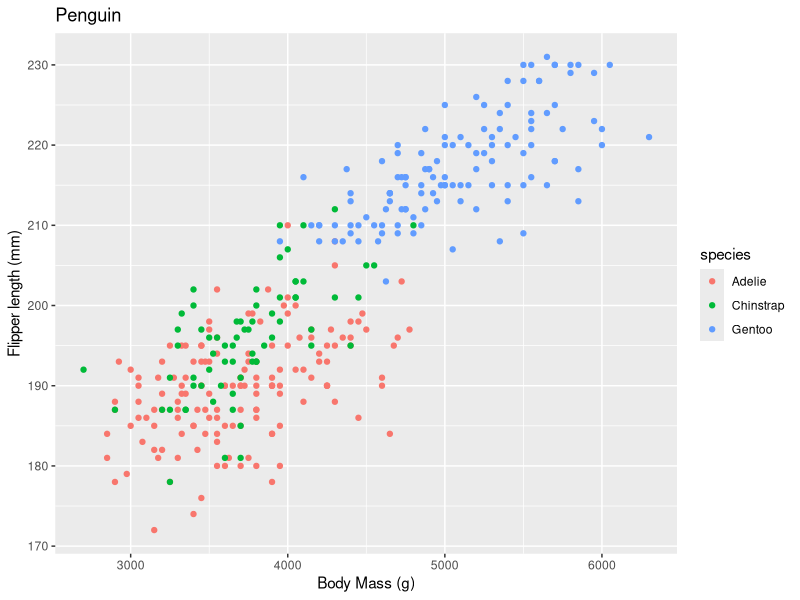
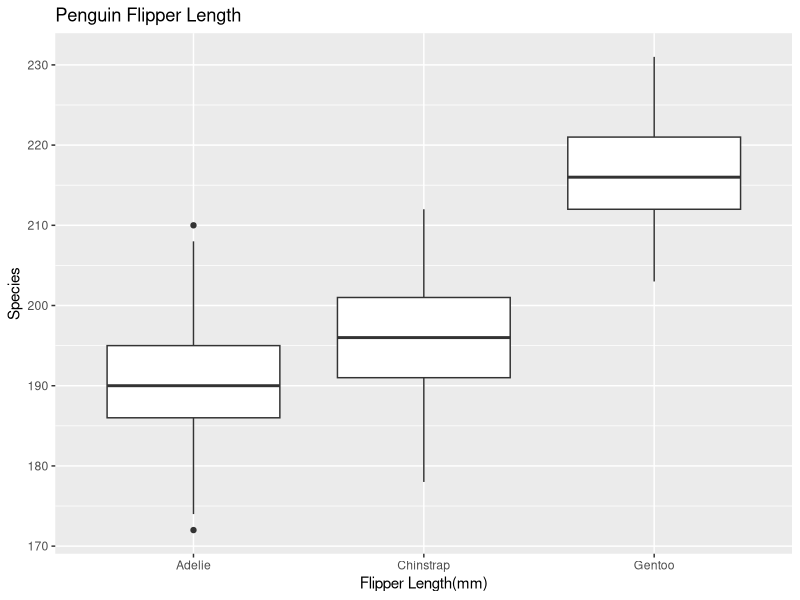
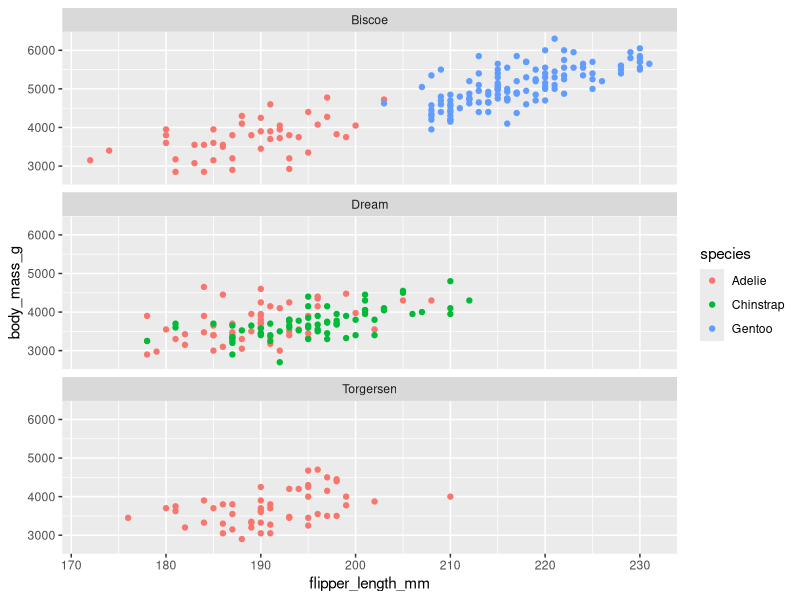
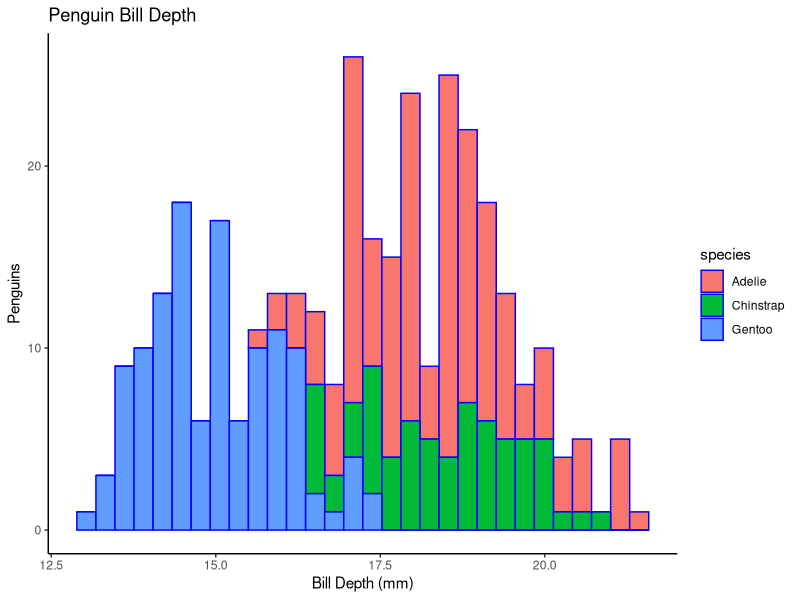
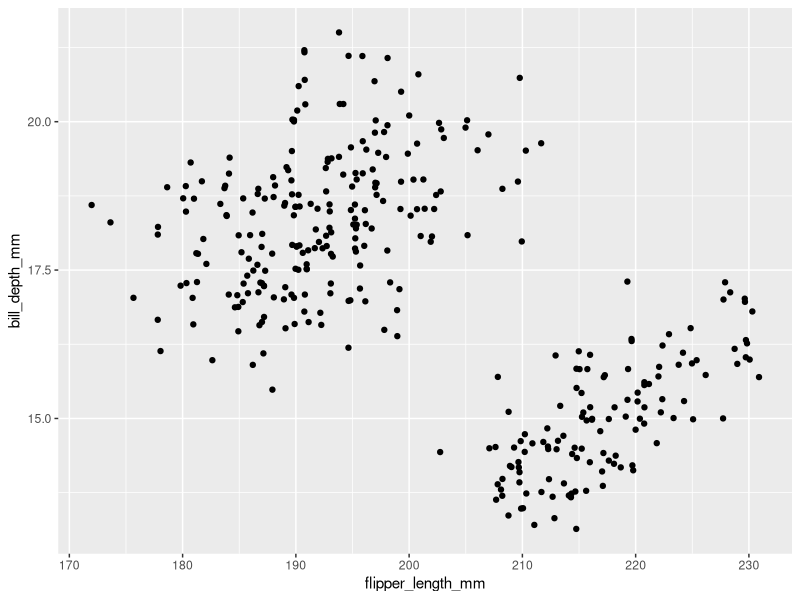
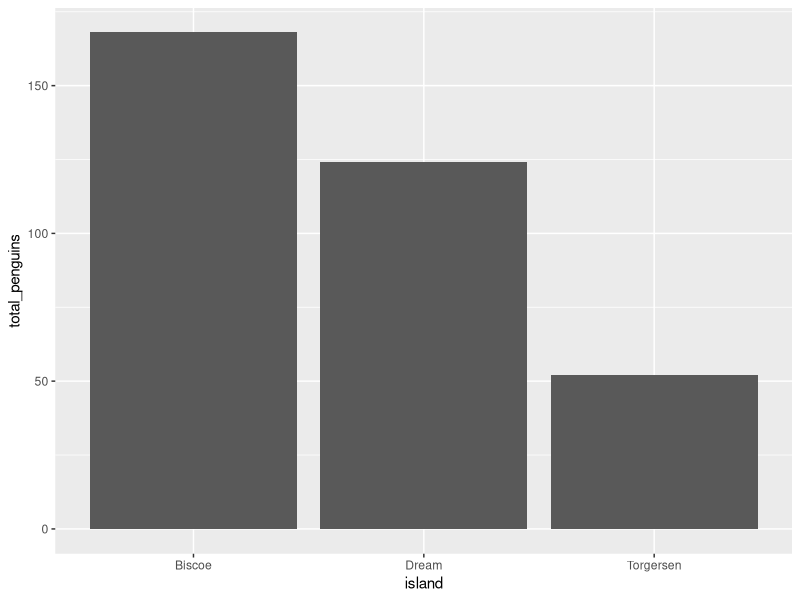
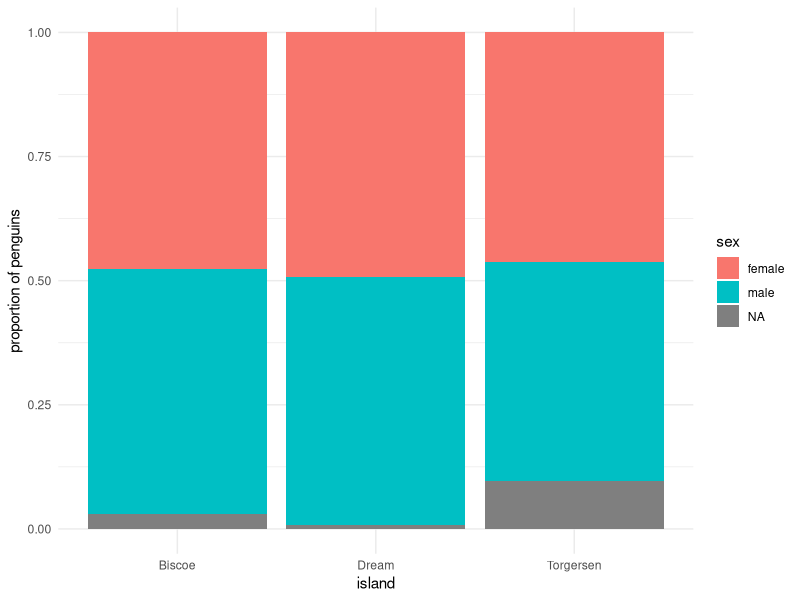
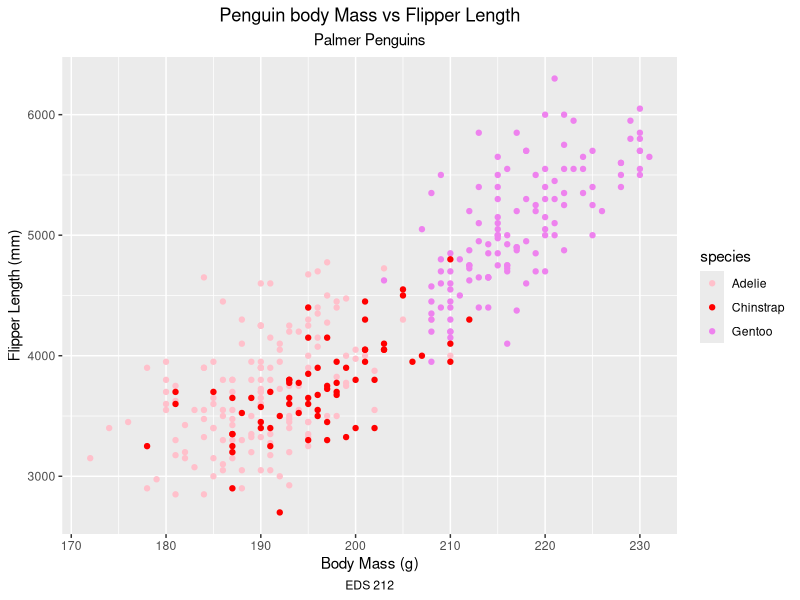

The R source for these figures, in order:
## ---- chunk 1
#says nothing from this code chunk will show up 
knitr::opts_chunk$set(warning = FALSE, message = FALSE)
knitr::opts_chunk$set(echo = TRUE)

library(tidyverse)
library(palmerpenguins)
library(deSolve)
library(kableExtra)
## ---- chunk 2

#ggplot(data and mapping, anything to do with variables goes under aes) + type of plot
#Scatterplot
ggplot(data = penguins, mapping = aes(x = body_mass_g, y = flipper_length_mm)) + geom_point(aes(color = species)) + labs(title = "Penguin", y = "Flipper length (mm)", x = "Body Mass (g)") 



## ---- chunk 3
#discrete variables on x, continuous on y
#middle line is the median
#lines of box at 1st and 3rd quartile
ggplot(data = penguins, aes(x = species, y = flipper_length_mm)) +geom_boxplot() + labs(title = "Penguin Flipper Length", y = "Species", x = "Flipper Length(mm)")
## ---- chunk 4
ggplot(data=penguins, aes(x = flipper_length_mm, y = body_mass_g)) +geom_point(aes(color = species)) +facet_wrap(~island, ncol =1)

## ---- chunk 5

#remember only one x varaible for a histogram, needs to be continous
ggplot(data = penguins, mapping = aes(x = bill_depth_mm)) + geom_histogram(color = "blue", aes(fill = species)) + labs(title = "Penguin Bill Depth", x = "Bill Depth (mm)", y = "Penguins") + theme_classic()
## ---- chunk 6
ggplot(data = penguins, aes(x = flipper_length_mm, y= bill_depth_mm))+ geom_jitter()

## ---- chunk 7
test<- penguins |> group_by(island, sex) |> summarize(total_penguins = n())

test |> ggplot(aes(x = island, y = total_penguins)) + geom_col()

#option to make this a proportion instead
test |> ggplot(aes(x = island, y = total_penguins, fill = sex)) + geom_col(position = "fill") + labs( y = "proportion of penguins", x = "island") +theme_minimal()
## ---- chunk 8
ggplot(data = penguins, aes(x = flipper_length_mm, y = body_mass_g))+ geom_point(aes(color = species)) +labs(title = "Penguin body Mass vs Flipper Length", x = "Body Mass (g)", y = "Flipper Length (mm)", subtitle = "Palmer Penguins", caption = "EDS 212") + # manually choose colors
  scale_color_manual(values = c("pink", "red", "violet"))+
  #center labels
  theme(plot.title=element_text(hjust=0.5),
        plot.subtitle=element_text(hjust=0.5), plot.caption = element_text(hjust=0.5))
## ---- chunk 9
#add this to control scale and labels if you want them to be continuous
#scale_x_continuous(breaks=c(2008:2018), labels=c(2008:2018),limits=c(2008,2018)
## ---- chunk 10
#first give the variables in the function, then define 
standard_weight <- function(a , b, L) {
  a * L^b }
  
#plug numbers into the function
great_barracuda <- standard_weight(a = 0.0181 , b = 3.27 , L = 60)
great_barracuda
## ---- chunk 11
#write this equation as a function r can use 
#reminder that to use e in r use exp()
pop_logistic <- function(carryingcap, init_pop, rate, time_yr) { carryingcap/ (1 + ((carryingcap - init_pop)/init_pop) * exp(- rate * time_yr))
  
}
#plug in given numbers to find exact population at a given time
pop_logistic(carryingcap = 2580, init_pop = 230, rate = 0.32, time_yr = 2.4)
# or create a sequence and show it over time
time_seq <- seq( from = 0, to = 20, by = 1)
#and then plug it in
chipmunk_pop <- pop_logistic(carryingcap = 2580, init_pop = 230, rate = 0.32, time_yr = time_seq)
#make this into a dataframe to graph
chip_dataframe <- data_frame(time_seq, chipmunk_pop)
#then graph
ggplot(data = chip_dataframe, aes(x = time_seq , y = chipmunk_pop)) + geom_point() + labs( title = "Chipmunk Population", x = "Time (yrs)", y = "Chipmunk Population Size")
## ---- chunk 12
# make a vector with possible fish lengths, use the seq function and from, to and by
barracuda_length <- seq(from = 0 , to = 200 , by = 1)
#estimate weights using this vector
#plugging in known values for a and b
barracuda_weight <- standard_weight( a = 0.0181, b = 3.27 , L = barracuda_length)
#make these two vectors into a dataframe 
barracuda_dataframe <- data.frame(x = barracuda_length , y = barracuda_weight)
## ---- chunk 13
#define the expression
func1 <- expression(5 * x ^ 2)
#take the derivative, define the variable which you are taking the derivative in respect to
my_deriv <- deriv(func1, "x")
my_deriv
#define x to solve for a specific number
#second number is the answer
x <- 1
eval(my_deriv)

## ---- chunk 14
func2 <- expression(2 * z ^ 3 -10.5 *z ^2 +4.1)
your_deriv <- D(func2, "z")
your_deriv
#find derivative over a sequence of values
z <- seq(from = 0, to = 5, by = 0.5)
eval(your_deriv)
## ---- chunk 15
# Create a sequence of times (days): 
time <- seq(0, 25, by = 0.05)

# Set some parameter values (these can change - keep it in mind):
parameters <- c(alpha = .85, beta = 0.8, delta = 0.5, gamma = 1)

# Set the initial condition (prey and predator populations at t = 0).
# Recall: x = prey, y = predator
init_cond <- c(x = 5, y = 3)

# Prepare the series of differential equations as a function: 
lk_equations <- function(time, init_cond, parameters) {
  with(as.list(c(init_cond, parameters)), {
    dxdt = alpha * x - beta * x * y
    dydt = delta * x * y - gamma * y
    return(list(c(dxdt, dydt)))
  })
}

# Find the approximate the solution using `deSolve::ode()`:
approx_lk <- ode(y = init_cond, times = time, func = lk_equations, parms = parameters)

# Check the class: 
class(approx_lk)

# We really want this to be a data frame, and we want both prey (x) and predator (y) to be in the same column -- we'll learn why in EDS 221 (tidy data)
approx_lk_df <- data.frame(approx_lk) %>% 
  pivot_longer(cols = c(x,y), names_to = "species", values_to = "population")

# Plot it! 
ggplot(data = approx_lk_df, aes(x = time, y = population)) +
  geom_line(aes(color = species))



## ---- chunk 16
marmots <- c("blue", "green", 4, "yellow")

#Check the class

class(marmots)

pika <- c(12.4, 6.8, 2.9, 8.8, 8.5)

class(pika)
#scalar multiplier

scalar_pika <- 5.2 * pika

scalar_pika
#you can also add or subtract vectors ( as long as they are the same length)
ferret <- c(1, 12, 18, 2, 8)

pika - ferret

## ---- chunk 17
pika %*% ferret
## ---- chunk 18
my_values <- seq(from = 1, to = 10, length =200)
# this will fill the data into a matrix in order going by row
my_matrix <- matrix(data = my_values, nrow = 2, ncol = 5, byrow = TRUE)

5 * my_matrix

class(my_matrix)
## ---- chunk 19
#if 5 =1 
5 == 1
"cat" == "dog"
# true if cat does not equal dog
"cat" != "dog"
# runs through the vector and checks for each
meds <- c(1,2,3,4,5)
meds == 3
meds == 1 | meds >3

teddy <- 5
banjo <- 7 
tallie <- 4


teddy <= banjo
